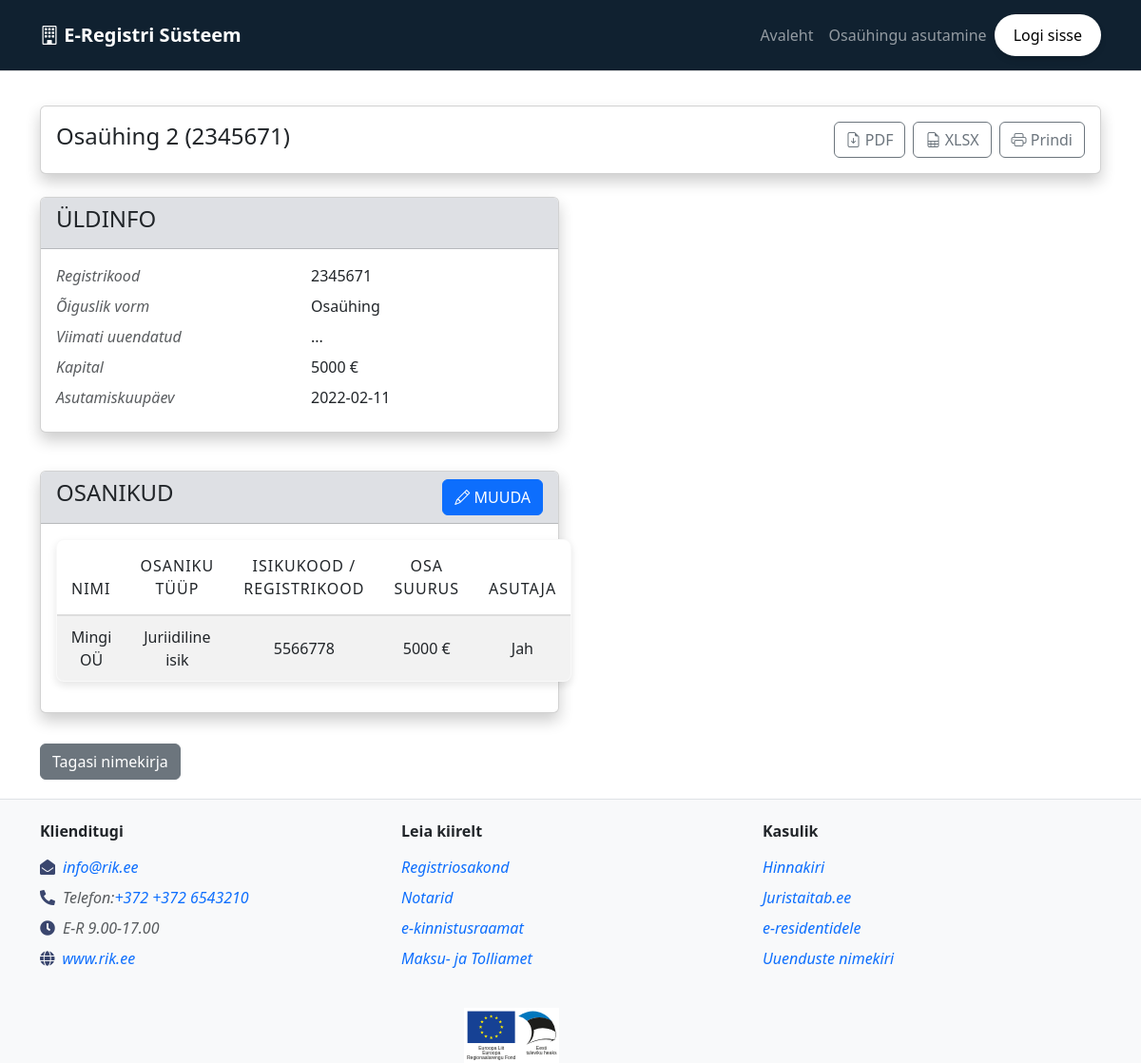
Page /company/2 on the committed database.
### app/models.py (models this page shows)
class Company(db.Model):
    id = db.Column(db.Integer, primary_key=True)
    name = db.Column(db.String(100), nullable=False)
    registry_code = db.Column(db.String(7), unique=True, nullable=False)
    established_date = db.Column(db.Date, nullable=False)
    total_capital = db.Column(db.Integer, nullable=False)
    shareholders = db.relationship("Shareholder", backref="company", lazy=True)

class Shareholder(db.Model):
    id = db.Column(db.Integer, primary_key=True)
    first_name = db.Column(db.String(50))
    last_name = db.Column(db.String(50))
    company_name = db.Column(db.String(100))
    personal_code = db.Column(db.String(11))
    registry_code = db.Column(db.String(7))
    share = db.Column(db.Integer, nullable=False)
    is_founder = db.Column(db.Boolean, default=False)
    company_id = db.Column(db.Integer, db.ForeignKey("company.id"), nullable=False)

### app/routes.py (the view)
@bp.route('/company/<int:company_id>')
def company_details(company_id):
    company = Company.query.get_or_404(company_id)
    return render_template('company_details.html', title=company.name, company=company)

### app/templates/company_details.html (shortened to what this page needs)
{% extends "base.html" %}
{% block content %}
<div class="container mt-3">
    <div class="card custom-card-shareholders mb-4">
        <div class="card-body d-flex justify-content-between align-items-center">
            <div class="d-flex align-items-center">
                <h4> {{ company.name }} ({{ company.registry_code }})</h4>
            </div>
            <div class="d-flex align-items-center">
                <button class="btn btn-outline-secondary me-2"><i class="bi bi-file-earmark-arrow-down"></i> PDF
                </button>
                <button class="btn btn-outline-secondary me-2"><i class="bi bi-file-earmark-spreadsheet"></i> XLSX
                </button>
                <button class="btn btn-outline-secondary" onclick="window.print()"><i class="bi bi-printer"></i> Prindi
                </button>
            </div>
        </div>
    </div>
    <div class="row">
        <div class="col-md-6">
            <div class="card custom-card-shareholders">
                <div class="card-header custom-header-shareholders">
                    <h4>Üldinfo</h4>
                </div>
                <div class="card-body">
                    <div class="row mb-2">
                        <div class="col-6 text-muted">Registrikood</div>
                        <div class="col-6">{{ company.registry_code }}</div>
                    </div>
                    <div class="row mb-2">
                        <div class="col-6 text-muted">Õiguslik vorm</div>
                        <div class="col-6">Osaühing</div>
                    </div>
                    <div class="row mb-2">
                        <div class="col-6 text-muted">Viimati uuendatud</div>
                        <div class="col-6">...</div>
                    </div>
                    <div class="row mb-2">
                        <div class="col-6 text-muted">Kapital</div>
                        <div class="col-6">{{ company.total_capital }} €</div>
                    </div>
                    <div class="row mb-2">
                        <div class="col-6 text-muted">Asutamiskuupäev</div>
                        <div class="col-6">{{ company.established_date }}</div>
                    </div>
                </div>
            </div>
        </div>
    </div>
    <div class="row mt-4">
        <div class="col-md-6">
            <div class="card custom-card-shareholders">
                <div class="card-header custom-header-shareholders">
                    <h4>Osanikud</h4>
                    <div class="d-grid">
                        <a href="{{ url_for('main.edit_shareholders', company_id=company.id) }}" class="btn btn-primary">
                            <i class="bi bi-pencil"></i> Muuda
                        </a>
                    </div>
                </div>
                <div class="card-body">
                    {% if company.shareholders %}
                    <table class="table table-striped">
                        <thead>
                        <tr>
                            <th>Nimi</th>
                            <th>Osaniku tüüp</th>
                            <th>Isikukood / Registrikood</th>
                            <th>Osa suurus</th>
                            <th>Asutaja</th>
                        </tr>
                        </thead>
                        <tbody>
                        {% for shareholder in company.shareholders %}
                        <tr>
                            <td>{{ shareholder.first_name and shareholder.last_name and (shareholder.first_name ~ " " ~
                                shareholder.last_name) or shareholder.company_name }}
                            </td>
                            <td>
                                {% if shareholder.first_name and shareholder.last_name and not shareholder.company_name %}
                                Füüsiline isik
                                {% else %}
                                Juriidiline isik
                                {% endif %}
                            </td>
                            <td>{{ shareholder.personal_code or shareholder.registry_code }}</td>
                            <td>{{ shareholder.share }} €</td>
                            <td>{% if shareholder.is_founder %}Jah{% else %}Ei{% endif %}</td>
                        </tr>
                        {% endfor %}
                        </tbody>
                    </table>
                    {% else %}
                    <p>Osanikke ei leitud.</p>
                    {% endif %}
                </div>
            </div>
        </div>
    </div>
    <a href="{{ request.referrer or url_for('main.index') }}" class="btn btn-secondary mt-3">Tagasi nimekirja</a>
</div>
{% endblock %}

### app/static/css/style.css (style rules this page uses)
body { font-family: Arial, sans-serif; margin: 0; padding: 0; background-color: #f8f9fa; }
.card { border-radius: 8px; }
.card-header { background-color: #102130; text-transform: uppercase; }
.card.custom-card-shareholders { border-radius: 2; box-shadow: 0 8px 16px rgba(0, 0, 0, 0.2); margin-bottom: 1rem; }
.card-header.custom-header-shareholders { background-color: #dee0e4; border-radius: 0; display: flex; justify-content: space-between; align-items: center; }
.table { background-color: #f9f9f9; border: 1px solid #ddd; border-radius: 8px; overflow: hidden; box-shadow: 0 4px 8px rgba(0, 0, 0, 0.1); }
.table thead th { font-weight: 500; text-align: center; padding: 15px; border-bottom: 2px solid #ddd; text-transform: uppercase; letter-spacing: 1px; border-right: 1px solid #fff; }
.table thead th:last-child { border-right: none; }
.table tbody tr { transition: background-color 0.2s ease-in-out; }
.table tbody td { text-align: center; padding: 10px; vertical-align: middle; }
.text-muted { font-style: italic; margin-top: 1rem; }

### rows in the picture
Company: name "Osaühing 2", registry_code "2345671", total_capital "5000", established_date "2022-02-11"
Shareholder: first_name+company_name "Mingi OÜ", shows "Juriidiline isik", personal_code+registry_code "5566778", share "5000", is_founder "Jah"
